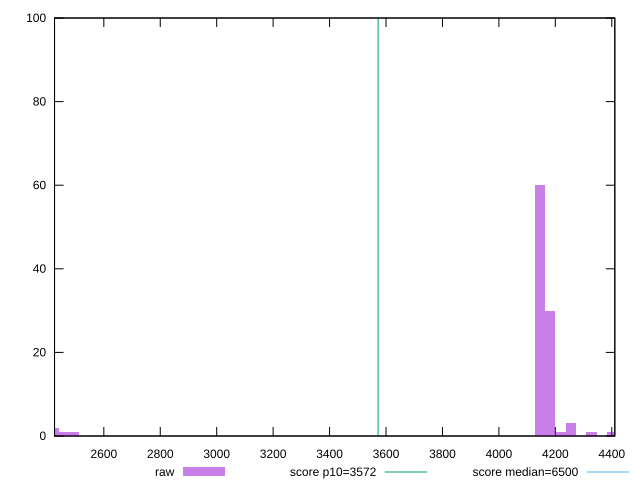

The script that saved this image:
reset

$raw <<EOF
4145.242558139496 60
4181.926120600909 30
2457.798684914569 1
2421.1151224531573 2
4328.660370446554 1
4255.2932455237315 3
4218.60968306232 1
4402.027495369377 1
2494.4822473759805 1
EOF

set key outside below
set boxwidth 36.683562461411476
set xrange [2425.3505:4410.812]
set yrange [0:100]
set trange [0:100]
set style fill transparent solid 0.5 noborder

set parametric
set terminal svg size 640, 490 enhanced background rgb 'white'
set output "report_00009_2021-02-08T22-37-41.559Z/first-cpu-idle/samples/pages+cached+noadtech+nomedia/raw/histogram.svg"

plot $raw title "raw" with boxes, \
     3572,t title "score p10=3572", \
     6500,t title "score median=6500"

reset
